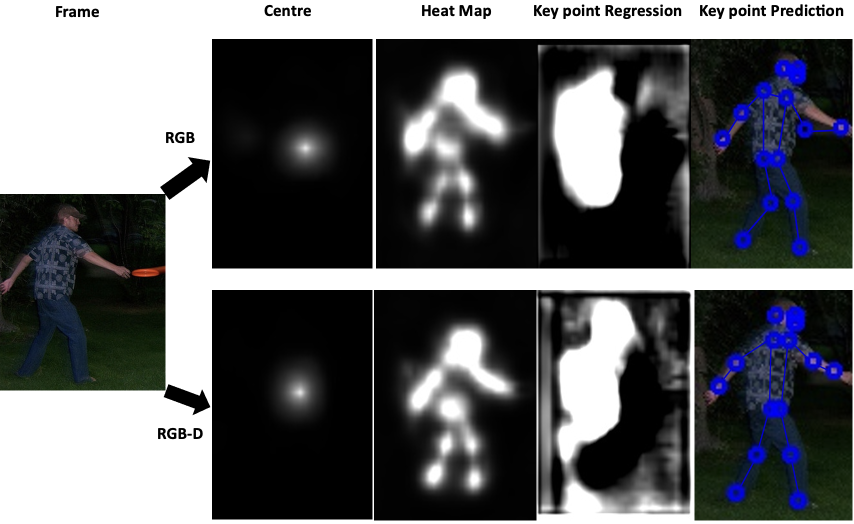
#> input picture data/imgs/Frisbee throw.png, 1708 x 1048 px, found by its file name (shown at 1/2 size); its folder holds 4 pictures in this run
$ python resize.py
#> lines starting #> are read from the running program, lines starting #| are printed output that depends on the picture

import os
import cv2
import numpy as np
from PIL import Image

read_dir = "imgs"
save_dir = "imgs192pil"


if __name__ == "__main__":


    img_names = os.listdir(read_dir)
    print("total: ", len(img_names))

    for i,img_name in enumerate(img_names):
        if i%5000==0:
            print(i)
        img_path = os.path.join(read_dir, img_name)
        save_path = os.path.join(save_dir, img_name)


        img = cv2.imread(img_path)
#> img is the input picture: shape (1048, 1708, 3); mean B, G, R 98.9, 96.6, 95.2

        # img = cv2.resize(img, (192,192))

        img = Image.fromarray(img)
        img = img.resize((192,192))
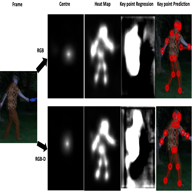
#> img: PIL image 192x192 RGB; mean R, G, B 98.8, 96.5, 95.1
#> pass 3 of the loop `for i,img_name in enumerate(img_names):`:
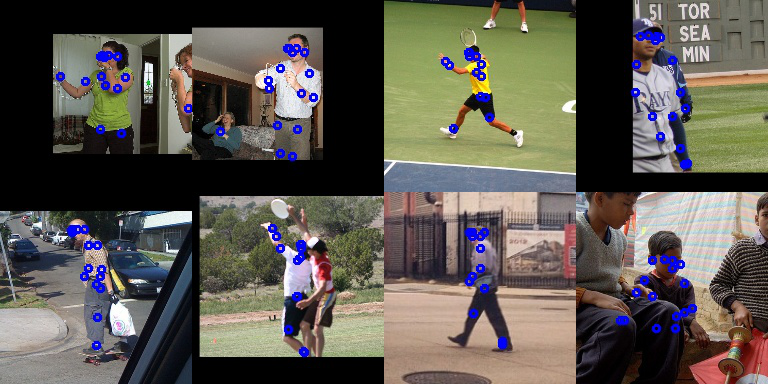
#> input picture data/imgs/bad.png, 768 x 384 px, found by its file name
#> img is the input picture: shape (384, 768, 3); mean B, G, R 81, 88.1, 92.7
#> `img = img.resize((192,192))`:
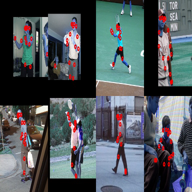
#> img: PIL image 192x192 RGB; mean R, G, B 81.1, 88.2, 92.8
#> the loop made 4 passes; the first 3 are shown
        img = np.array(img)

        cv2.imwrite(save_path, img)
